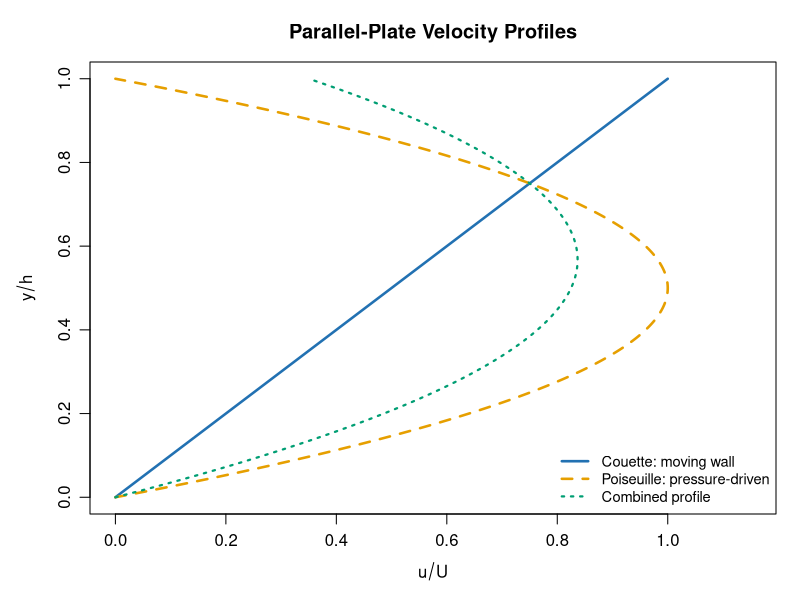
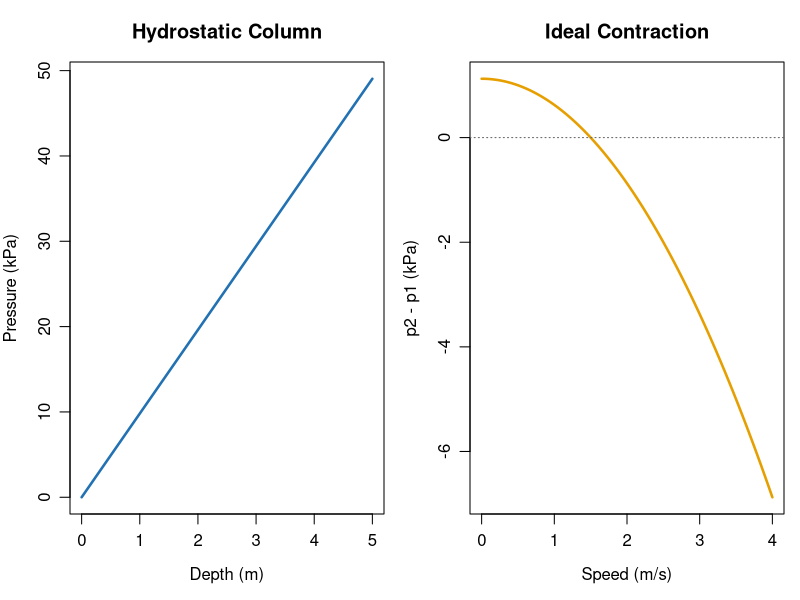
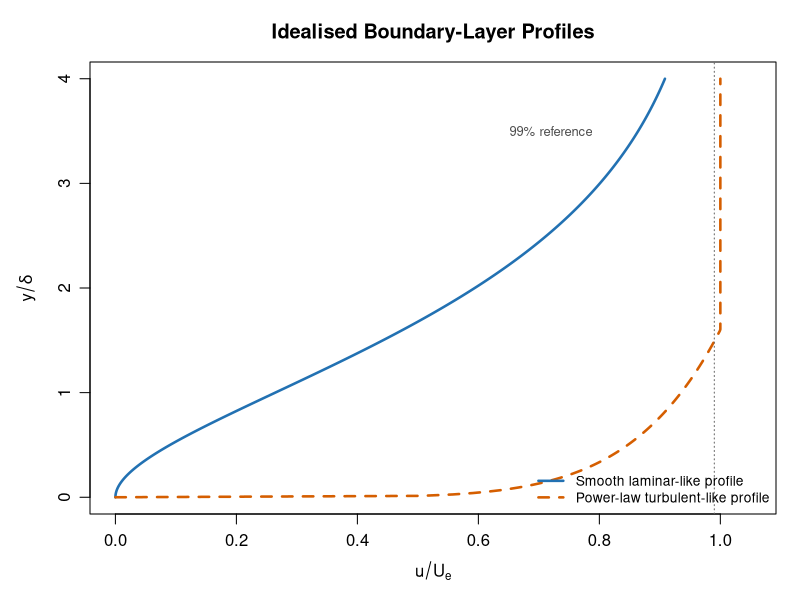
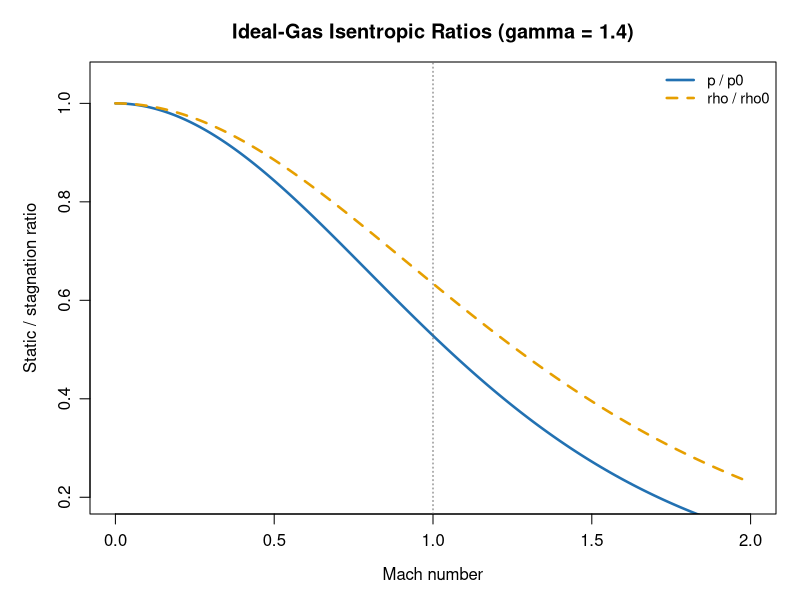
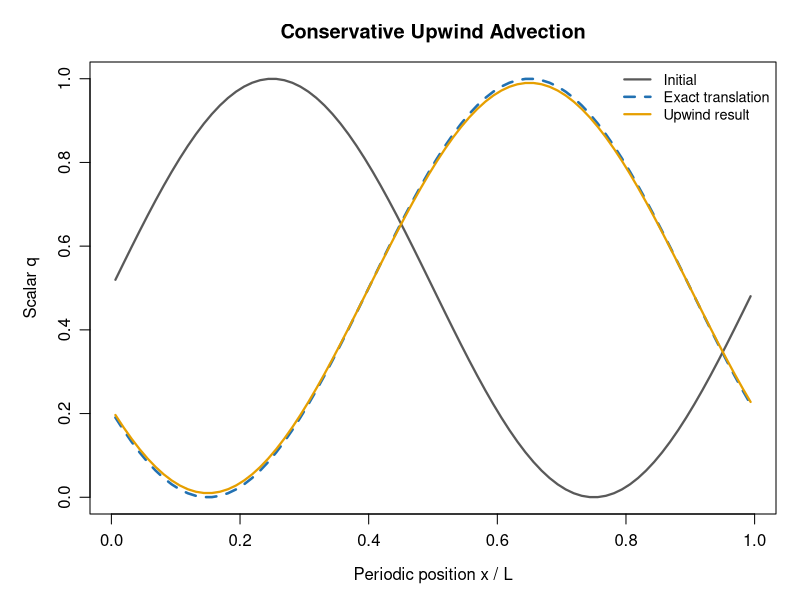
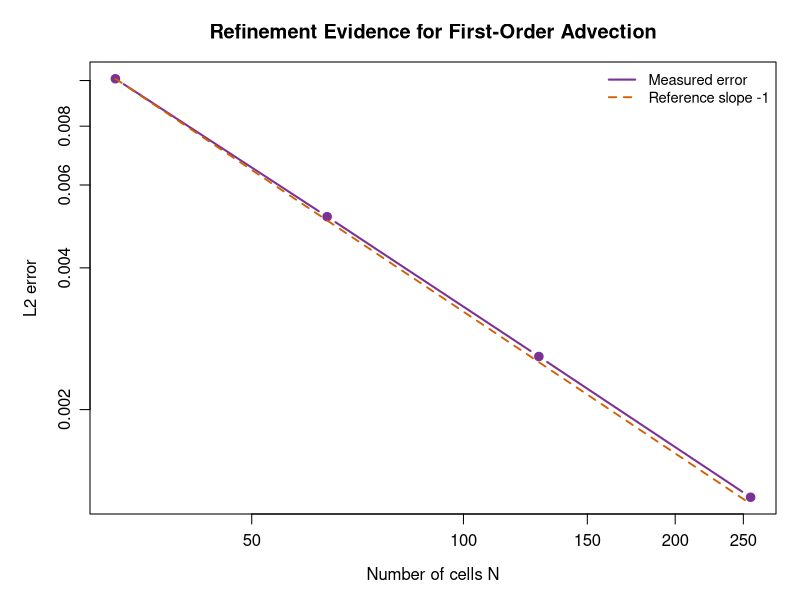
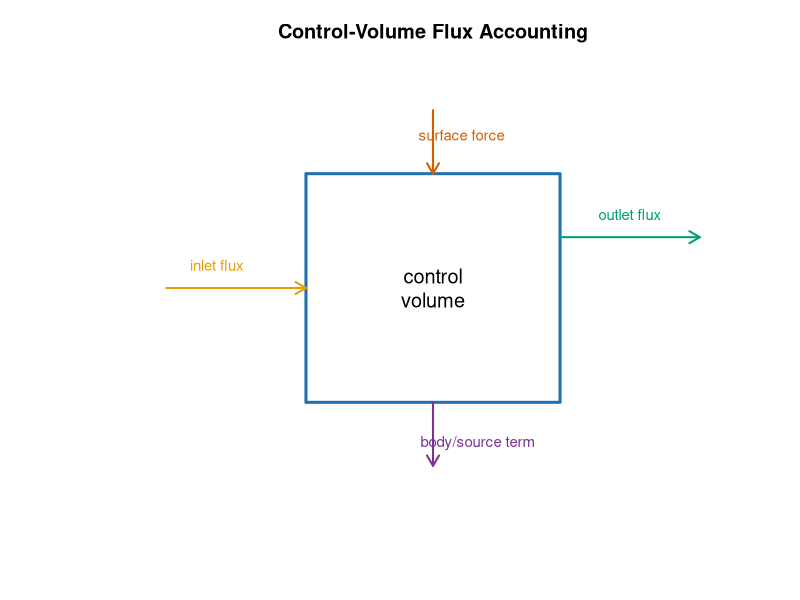
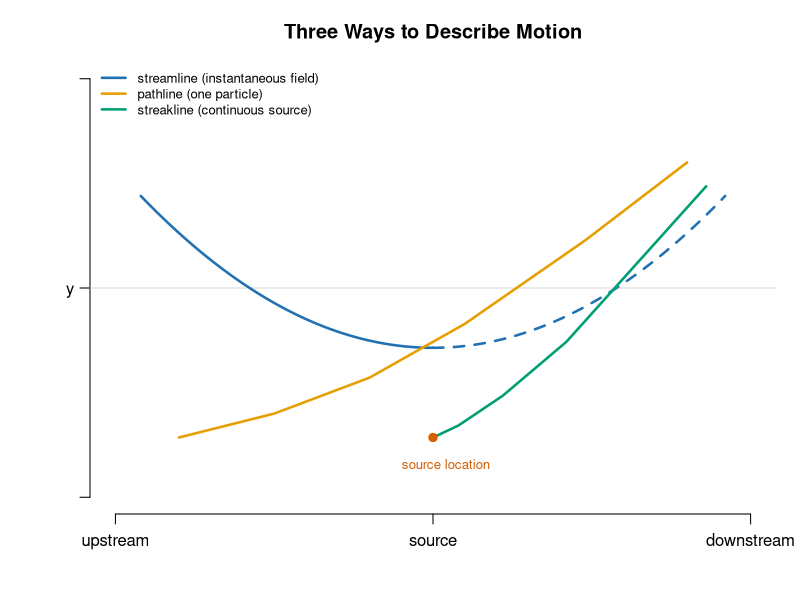

Recreate these plots in R, in order.
#!/usr/bin/env Rscript
# Generate the reproducible figures used by the fluid-mechanics primer.
# Run via: just --justfile primer_fluid_mechanics/Justfile plots

dir.create("figures", showWarnings = FALSE, recursive = TRUE)

FIGDPI <- 150
BLUE <- "#2271B2"
ORANGE <- "#E69F00"
GREEN <- "#009E73"
RED <- "#D55E00"
PURPLE <- "#7B3294"

save_plot <- function(path, width = 800, height = 520, expr) {
  png(path, width = width, height = height, res = FIGDPI)
  on.exit(dev.off(), add = TRUE)
  par(mar = c(4.3, 4.5, 3.1, 1.2), mgp = c(2.5, 0.8, 0))
  force(expr)
}

cat("Generating fluid-mechanics figures...\n")

# 1. Couette and Poiseuille profiles.
cat("  figures/velocity_profiles.png\n")
y <- seq(0, 1, length.out = 300)
couette <- y
poiseuille <- 4 * y * (1 - y)
combined <- 0.35 * couette + 0.65 * poiseuille
save_plot("figures/velocity_profiles.png", expr = {
  plot(couette, y, type = "l", lwd = 2.5, col = BLUE,
       xlim = c(0, 1.15), ylim = c(0, 1),
       xlab = expression(u / U), ylab = expression(y / h),
       main = "Parallel-Plate Velocity Profiles")
  lines(poiseuille, y, lwd = 2.5, col = ORANGE, lty = 2)
  lines(combined, y, lwd = 2.2, col = GREEN, lty = 3)
  legend("bottomright", bty = "n", lwd = c(2.5, 2.5, 2.2), lty = c(1, 2, 3),
         col = c(BLUE, ORANGE, GREEN),
         legend = c("Couette: moving wall", "Poiseuille: pressure-driven",
                    "Combined profile"), cex = 0.88)
})

# 2. Hydrostatic pressure and Bernoulli baseline.
cat("  figures/hydrostatic_and_bernoulli.png\n")
depth <- seq(0, 5, length.out = 200)
gauge <- 1000 * 9.81 * depth / 1000
speed <- seq(0, 4, length.out = 200)
dynamic <- 0.5 * 1000 * (1.5^2 - speed^2) / 1000
save_plot("figures/hydrostatic_and_bernoulli.png", expr = {
  par(mfrow = c(1, 2), mar = c(4.3, 3.5, 3.1, 0.8))
  plot(depth, gauge, type = "l", lwd = 2.5, col = BLUE,
       xlab = "Depth (m)", ylab = "Pressure (kPa)",
       main = "Hydrostatic Column")
  plot(speed, dynamic, type = "l", lwd = 2.5, col = ORANGE,
       xlab = "Speed (m/s)", ylab = "p2 - p1 (kPa)",
       main = "Ideal Contraction")
  abline(h = 0, col = "grey40", lty = 3)
})

# 3. Boundary-layer profiles and integral thicknesses.
cat("  figures/boundary_layer_profiles.png\n")
eta <- seq(0, 4, length.out = 300)
laminar <- 1 - exp(-eta) * (1 + eta)
turbulent <- pmin(1, (eta / 1.6)^(1 / 7))
save_plot("figures/boundary_layer_profiles.png", expr = {
  plot(laminar, eta, type = "l", lwd = 2.5, col = BLUE,
       xlim = c(0, 1.05), ylim = c(0, 4),
       xlab = expression(u / U[e]), ylab = expression(y / delta),
       main = "Idealised Boundary-Layer Profiles")
  lines(turbulent, eta, lwd = 2.5, col = RED, lty = 2)
  abline(v = 0.99, col = "grey40", lty = 3)
  legend("bottomright", bty = "n", lwd = c(2.5, 2.5), lty = c(1, 2),
         col = c(BLUE, RED), legend = c("Smooth laminar-like profile",
         "Power-law turbulent-like profile"), cex = 0.83)
  text(0.72, 3.5, "99% reference", col = "grey30", cex = 0.78)
})

# 4. Isentropic pressure and density ratios.
cat("  figures/isentropic_ratios.png\n")
ma <- seq(0, 2, length.out = 300)
gamma <- 1.4
pressure_ratio <- (1 + (gamma - 1) * ma^2 / 2)^(-gamma / (gamma - 1))
density_ratio <- (1 + (gamma - 1) * ma^2 / 2)^(-1 / (gamma - 1))
save_plot("figures/isentropic_ratios.png", expr = {
  plot(ma, pressure_ratio, type = "l", lwd = 2.5, col = BLUE,
       ylim = c(0.2, 1.05), xlab = "Mach number", ylab = "Static / stagnation ratio",
       main = "Ideal-Gas Isentropic Ratios (gamma = 1.4)")
  lines(ma, density_ratio, lwd = 2.5, col = ORANGE, lty = 2)
  abline(v = 1, col = "grey40", lty = 3)
  legend("topright", bty = "n", lwd = c(2.5, 2.5), lty = c(1, 2),
         col = c(BLUE, ORANGE), legend = c("p / p0", "rho / rho0"), cex = 0.9)
})

# 5. Conservative advection: exact translation and diffusive upwind result.
cat("  figures/periodic_advection.png\n")
n <- 80
x <- (seq_len(n) - 0.5) / n
u <- 1
dt <- 0.8 / n
steps <- 40
q0 <- 0.5 + 0.5 * sin(2 * pi * x)
q <- q0
for (step in seq_len(steps)) q <- q - u * dt / (1 / n) * (q - c(q[n], q[-n]))
t_final <- steps * dt
exact <- 0.5 + 0.5 * sin(2 * pi * ((x - u * t_final) %% 1))
save_plot("figures/periodic_advection.png", expr = {
  plot(x, q0, type = "l", lwd = 2.2, col = "grey35",
       ylim = c(0, 1), xlab = "Periodic position x / L", ylab = "Scalar q",
       main = "Conservative Upwind Advection")
  lines(x, exact, lwd = 2.5, col = BLUE, lty = 2)
  lines(x, q, lwd = 2.2, col = ORANGE)
  legend("topright", bty = "n", lwd = c(2.2, 2.5, 2.2), lty = c(1, 2, 1),
         col = c("grey35", BLUE, ORANGE),
         legend = c("Initial", "Exact translation", "Upwind result"), cex = 0.87)
})

# 6. Grid refinement and observed first-order convergence.
cat("  figures/advection_convergence.png\n")
advection_run <- function(n, final_time = 0.5) {
  length <- 1.0
  velocity <- 0.4
  cfl_limit <- 0.4
  dx <- length / n
  steps <- ceiling(final_time / (cfl_limit * dx / velocity))
  dt <- final_time / steps
  cfl <- velocity * dt / dx
  x <- ((seq_len(n) - 0.5) * dx)
  factor <- sin(pi / n) / (pi / n)
  field <- 1.0 + 0.2 * factor * sin(2 * pi * x)
  for (step in seq_len(steps)) {
    outgoing <- velocity * field
    incoming <- c(outgoing[n], outgoing[-n])
    field <- field - dt / dx * (outgoing - incoming)
  }
  exact <- 1.0 + 0.2 * factor * sin(2 * pi * ((x - velocity * final_time) %% length))
  c(error = sqrt(mean((field - exact)^2)), cfl = cfl,
    mass_change = sum(field) * dx - sum(1.0 + 0.2 * factor * sin(2 * pi * x)) * dx)
}
grids <- c(32, 64, 128, 256)
results <- t(vapply(grids, advection_run, numeric(3)))
errors <- results[, "error"]
save_plot("figures/advection_convergence.png", expr = {
  plot(grids, errors, type = "b", log = "xy", pch = 19, lwd = 2,
       col = PURPLE, xlab = "Number of cells N", ylab = "L2 error",
       main = "Refinement Evidence for First-Order Advection")
  lines(grids, errors[1] * grids[1] / grids, col = RED, lty = 2, lwd = 1.8)
  legend("topright", bty = "n", lwd = c(2, 1.8), lty = c(1, 2),
         col = c(PURPLE, RED), legend = c("Measured error", "Reference slope -1"),
         cex = 0.88)
})

# 7. Control-volume flux accounting schematic.
cat("  figures/control_volume_fluxes.png\n")
save_plot("figures/control_volume_fluxes.png", width = 800, height = 500, expr = {
  plot.new()
  plot.window(xlim = c(0, 10), ylim = c(0, 6), asp = 1)
  rect(3, 1.2, 7, 4.8, border = BLUE, lwd = 3)
  arrows(0.8, 3, 3, 3, length = 0.12, lwd = 2, col = ORANGE)
  arrows(7, 3.8, 9.2, 3.8, length = 0.12, lwd = 2, col = GREEN)
  arrows(5, 5.8, 5, 4.8, length = 0.12, lwd = 2, col = RED)
  arrows(5, 1.2, 5, 0.2, length = 0.12, lwd = 2, col = PURPLE)
  text(5, 3, "control\nvolume", cex = 1.2)
  text(1.6, 3.35, "inlet flux", col = ORANGE, cex = 0.9)
  text(8.1, 4.15, "outlet flux", col = GREEN, cex = 0.9)
  text(5.45, 5.4, "surface force", col = RED, cex = 0.9)
  text(5.7, 0.55, "body/source term", col = PURPLE, cex = 0.9)
  title("Control-Volume Flux Accounting")
})

# 8. Kinematics: pathline, streamline, and streakline schematic.
cat("  figures/kinematics_paths.png\n")
save_plot("figures/kinematics_paths.png", width = 800, height = 520, expr = {
  plot(NA, xlim = c(0, 10), ylim = c(0, 7), axes = FALSE, xlab = "", ylab = "",
       main = "Three Ways to Describe Motion")
  axis(1, at = c(0, 5, 10), labels = c("upstream", "source", "downstream"))
  axis(2, at = c(0, 3.5, 7), labels = c("", "y", ""), las = 1)
  abline(h = 3.5, col = "grey85")
  curve(2.5 + 0.12 * (x - 5)^2, from = 0.4, to = 5, add = TRUE, col = BLUE, lwd = 2.5)
  curve(2.5 + 0.12 * (x - 5)^2, from = 5, to = 9.6, add = TRUE, col = BLUE, lwd = 2.5, lty = 2)
  lines(c(1, 2.5, 4, 5.5, 7.4, 9), c(1.0, 1.4, 2.0, 2.9, 4.3, 5.6), col = ORANGE, lwd = 2.5)
  lines(c(5, 5.4, 6.1, 7.1, 8.2, 9.3), c(1.0, 1.2, 1.7, 2.6, 3.9, 5.2), col = GREEN, lwd = 2.5)
  points(5, 1.0, pch = 19, col = RED, cex = 1.1)
  legend("topleft", bty = "n", lwd = c(2.5, 2.5, 2.5), lty = c(1, 1, 1),
         col = c(BLUE, ORANGE, GREEN),
         legend = c("streamline (instantaneous field)", "pathline (one particle)",
                    "streakline (continuous source)"), cex = 0.79)
  text(5.2, 0.55, "source location", col = RED, cex = 0.8)
})

# 9. Finite-volume cells and shared face fluxes.
cat("  figures/finite_volume_faces.png\n")
save_plot("figures/finite_volume_faces.png", width = 800, height = 500, expr = {
  plot.new()
  plot.window(xlim = c(0, 10), ylim = c(0, 5), asp = 1)
  for (x0 in c(1, 3, 5, 7)) rect(x0, 1.5, x0 + 2, 3.5, border = "grey35", lwd = 1.5)
  for (x0 in c(1, 3, 5, 7)) text(x0 + 1, 2.5, paste0("cell ", (x0 - 1) / 2 + 1), cex = 0.85)
  for (x0 in c(3, 5, 7)) arrows(x0 - 0.7, 4.35, x0 + 0.7, 4.35, length = 0.1, col = RED, lwd = 2)
  text(5, 4.7, "one shared face flux", col = RED, cex = 0.95)
  arrows(0.25, 2.5, 1, 2.5, length = 0.1, col = ORANGE, lwd = 2)
  arrows(9, 2.5, 9.75, 2.5, length = 0.1, col = GREEN, lwd = 2)
  text(0.65, 2.95, "in", col = ORANGE, cex = 0.9)
  text(9.35, 2.95, "out", col = GREEN, cex = 0.9)
  title("Finite-Volume Face Fluxes")
})

cat("Figures complete.\n")
